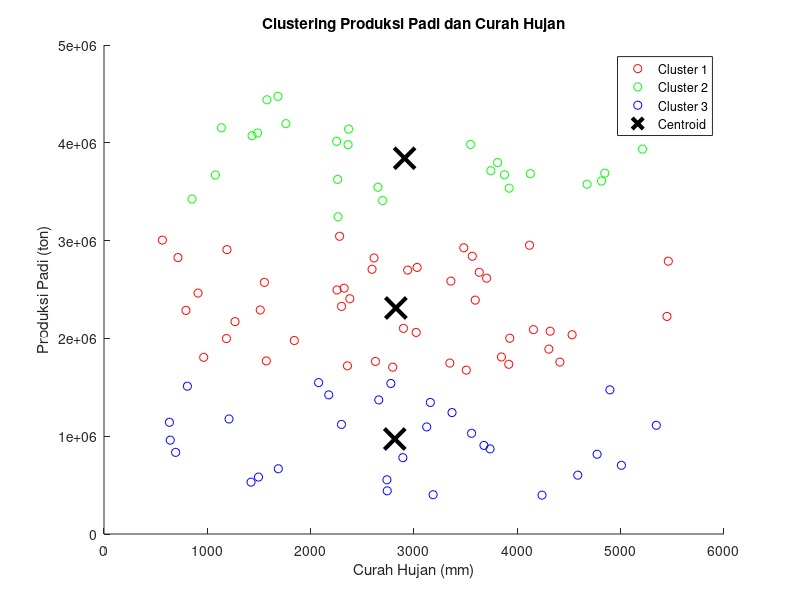

This chart was generated by the following MATLAB code:
% Data contoh (silakan ganti dengan data asli dari CSV)
curah_hujan = randi([500 5500],100,1);   % contoh acak 100 data curah hujan
produksi_padi = randi([300000 4500000],100,1); % contoh acak produksi padi

% Gabungkan ke dalam matriks untuk clustering
X = [curah_hujan, produksi_padi];

% Tentukan jumlah cluster
k = 3;

% Lakukan K-Means clustering
[idx, C] = kmeans(X, k);

% Plot hasil clustering
figure;
gscatter(X(:,1), X(:,2), idx, 'rgb', 'o', 6); % warna r,g,b dengan marker bulat

hold on;
% Plot centroid
plot(C(:,1), C(:,2), 'kx', 'MarkerSize', 15, 'LineWidth', 3);

% Tambahkan label dan judul
title('Clustering Produksi Padi dan Curah Hujan');
xlabel('Curah Hujan (mm)');
ylabel('Produksi Padi (ton)');

% Tambahkan legend manual agar mirip contoh
legend('Cluster 1','Cluster 2','Cluster 3','Centroid');

hold off;
